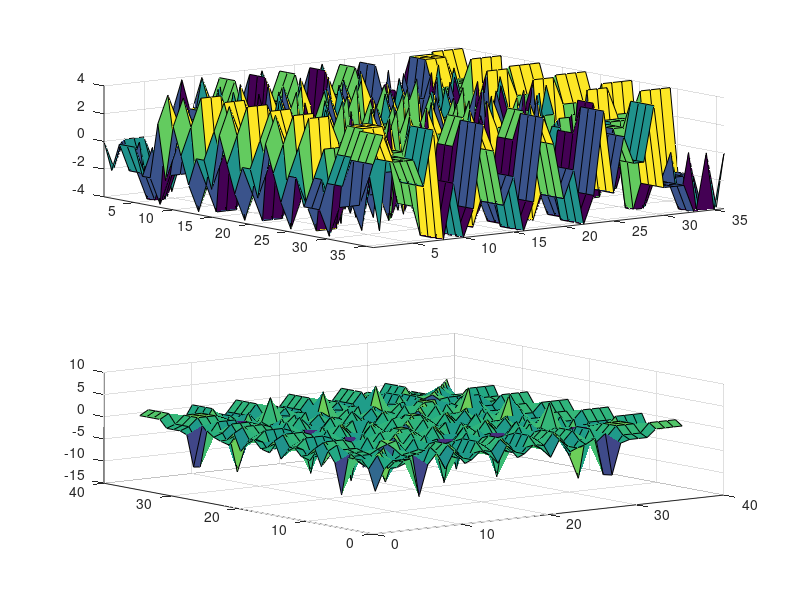

MATLAB code to generate this figure:
clear all
format compact
format short

nsweep=120
nout=10

format +
A=[-1 -1 +1 +1 -1 -1 
   -1 +1 -1 -1 +1 -1
   +1 -1 -1 -1 -1 +1
   +1 +1 +1 +1 +1 +1
   +1 -1 -1 -1 -1 +1
   +1 -1 -1 -1 -1 +1]

B=[+1 +1 +1 +1 -1 -1 
   +1 -1 -1 -1 +1 -1
   +1 +1 +1 +1 -1 -1
   +1 -1 -1 -1 +1 -1
   +1 -1 -1 -1 +1 -1
   +1 +1 +1 +1 -1 -1]

C=[-1 +1 +1 +1 -1 -1 
   +1 -1 -1 -1 +1 -1
   +1 -1 -1 -1 -1 -1
   +1 -1 -1 -1 -1 -1
   +1 -1 -1 -1 +1 -1
   -1 +1 +1 +1 -1 -1]

D=[+1 +1 +1 +1 -1 -1 
   +1 -1 -1 -1 +1 -1
   +1 -1 -1 -1 +1 -1
   +1 -1 -1 -1 +1 -1
   +1 -1 -1 -1 +1 -1
   +1 +1 +1 +1 -1 -1]

sA=A(:);
sB=B(:);
sC=C(:);
sD=D(:);

Patternmat=[sA sB sC sD]


Jij=-Patternmat*Patternmat';
for i=1:length(Jij)
  Jij(i,i)=0;
end
Jij
format short
eig(Jij)'

subplot(2,1,1)
surf(Jij)
axis ij , axis tight
[V,D]=eig(Jij);
diag(D)'
D(1,1)=-30;
D(2,2)=-30;
D(3,3)=-30;
D(4,4)=-30;

Jijnew=V*D*inv(V)
subplot(2,1,2)
surf(Jijnew)

[Vnew,Dnew]=eig(Jijnew);

Vnew-V
return

[Lx,Ly]=size(A)
% set up X- and Y-coordinates for graphics
[Xpos,Ypos]=meshgrid(1:Lx,1:Ly);
xcoord=[0 1 1 0 0]+.5;
ycoord=[0 0 1 1 0]+.5;

v=round(rand(size(A)))*2-1;
v=v(:)'

Energy=v*Jij*v'

vnew=v;


for isweep=1:nsweep
  iselect=round(length(v)*rand+.5); 
  vnew(iselect)=-vnew(iselect); 
  Energynew=vnew*Jij*vnew';
  if (Energynew<=Energy) % T=0
    Energy=Energynew;
    v=vnew;
  else
    vnew=v;
  end
  
  if nout*round(isweep/nout)==isweep
    reshape(v,6,6) % terminal output
  end
  
% Graphic window output  
    figure(1)
  clf 
  hold on
% Rows and columns wright order for terminal output
% but in the wrong order for graphics output, 
% manipulation necessary 
   ising=flipud(fliplr(rot90(reshape(v,6,6))));
  for ix=1:Lx
    for iy=1:Ly
      if ising(ix,iy)==1
        fill(ix+xcoord,iy+ycoord,'k')  
      else
        fill(ix+xcoord,iy+ycoord,'w')  
      end  
    end 
  end
  title(['isweep=' num2str(isweep)])
  axis image
  drawnow
end



return